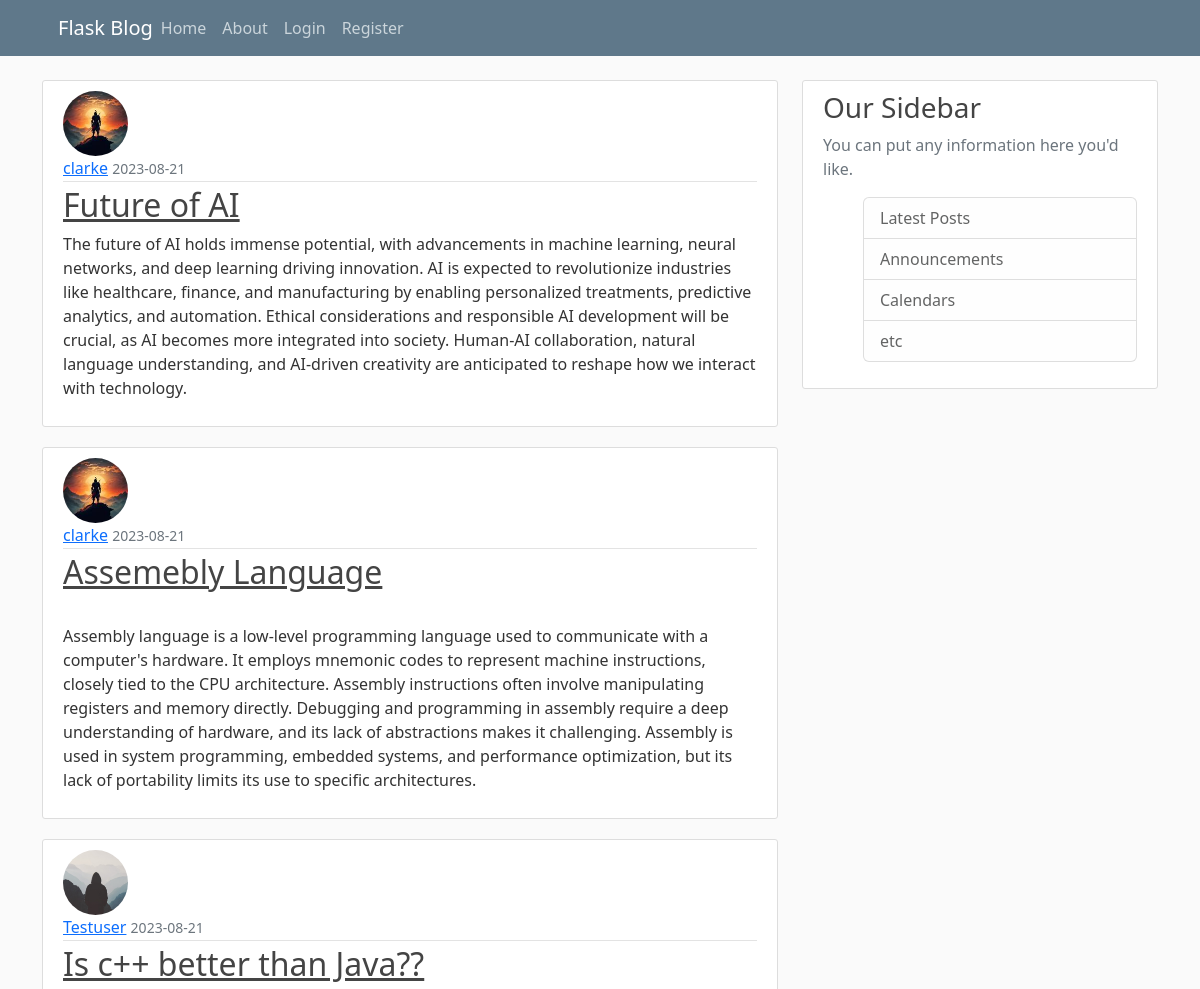
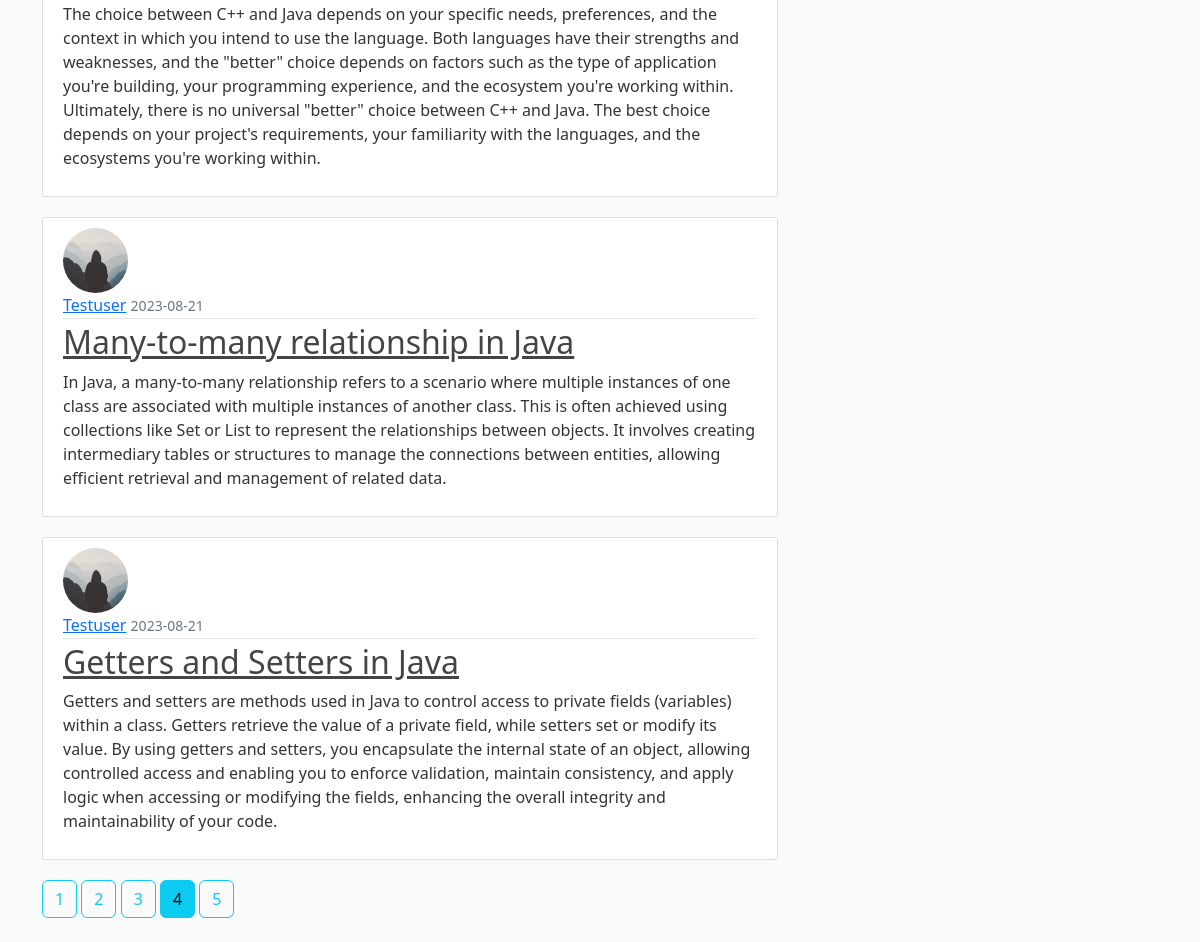
/home?page=4, run on the app's committed database (2 pictures, top to bottom).
### flaskblog/models.py (models this page shows, shortened)
class Post(db.Model) :
    id=db.Column(db.Integer,primary_key=True)
    title=db.Column(db.String(20),unique=True,nullable=False)
    date_posted=db.Column(db.DateTime,nullable=False,default=datetime.utcnow)
    content=db.Column(db.Text,nullable=False)
    user_id=db.Column(db.Integer,db.ForeignKey('user.id'),nullable=False)

class User(db.Model,UserMixin) :
    id=db.Column(db.Integer,primary_key=True)
    username=db.Column(db.String(20),unique=True,nullable=False)
    email=db.Column(db.String(120),unique=True,nullable=False)
    image_file=db.Column(db.String(20),nullable=False,default='default.jpg')
    password=db.Column(db.String(60),nullable=False)
    posts=db.relationship('Post',backref='author',lazy=True)

### flaskblog/routes.py (the view)
@app.route("/")
@app.route("/home")
def home():
    page=request.args.get('page',1,type=int)
    posts=Post.query.order_by(Post.date_posted.desc()).paginate(page=page,per_page=5)
    return render_template('home.html',posts=posts)

### flaskblog/templates/home.html (shortened to what this page needs)
{% extends "layout.html"%}
{%block content %}
        {% for post in posts.items%}
            <article class="media content-section">
                <img class="rounded-circle article-img" src="{{url_for('static',filename='profile_pics/' + post.author.image_file)}}">
                <div class="media-body">
                <div class="article-metadata">
                    <a class="mr-2" href="{{url_for('user_posts',username=post.author.username)}}">{{ post.author.username }}</a>
                    <small class="text-muted">{{ post.date_posted.strftime('%Y-%m-%d') }}</small>
                </div>
                <h2><a class="article-title" href="{{url_for('post',post_id=post.id)}}">{{ post.title }}</a></h2>
                <p class="article-content">{{ post.content }}</p>
                </div>
            </article>
        {%endfor%}
        {%for page_num in posts.iter_pages(left_edge=1,right_edge=1)%}
           {%if page_num%}
              {%if posts.page==page_num%}
                  <a class="btn btn-info mb-4" href="{{url_for('home',page=page_num)}}">{{page_num}}</a>
              {%else%}
                 <a class="btn btn-outline-info mb-4" href="{{url_for('home',page=page_num)}}">{{page_num}}</a>
              {%endif%}
           {%endif%}
        {%endfor%}
{%endblock content%}

### flaskblog/static/main.css (style rules this page uses)
body { background: #fafafa; color: #333333; margin-top: 5rem; }
h1, h2, h3, h4, h5, h6 { color: #444444; }
.content-section { background: #ffffff; padding: 10px 20px; border: 1px solid #dddddd; border-radius: 3px; margin-bottom: 20px; }
.article-title { color: #444444; }
.article-content { white-space: pre-line; }
.article-img { height: 65px; width: 65px; margin-right: 16px; }
.article-metadata { padding-bottom: 1px; margin-bottom: 4px; border-bottom: 1px solid #e3e3e3 }

### data on the page
Post: image_file (picture), author.username "clarke", date_posted "2023-08-21", title "Future of AI", content "The future of AI holds immense potential, with advancements in machine learning, neural networks, and deep learning driving innovation. AI is expected to revolutionize industries like healthcare, finance, and manufacturing by enabling personalized treatments, predictive analytics, and automation. Ethical considerations and responsible AI development will be crucial, as AI becomes more integrated into society. Human-AI collaboration, natural language understanding, and AI-driven creativity are anticipated to reshape how we interact with technology."
Post: image_file (picture), author.username "clarke", date_posted "2023-08-21", title "Assemebly Language", content "Assembly language is a low-level programming language used to communicate with a computer's hardware. It employs mnemonic codes to represent machine instructions, closely tied to the CPU architecture. Assembly instructions often involve manipulating registers and memory directly. Debugging and programming in assembly require a deep understanding of hardware, and its lack of abstractions makes it challenging. Assembly is used in system programming, embedded systems, and performance optimization, but its lack of portability limits its use to specific architectures."
Post: image_file (placeholder picture), author.username "Testuser", date_posted "2023-08-21", title "Is c++ better than Java??", content "The choice between C++ and Java depends on your specific needs, preferences, and the context in which you intend to use the language. Both languages have their strengths and weaknesses, and the \"better\" choice depends on factors such as the type of application you're building, your programming experience, and the ecosystem you're working within. Ultimately, there is no universal \"better\" choice between C++ and Java. The best choice depends on your project's requirements, your familiarity with the languages, and the ecosystems you're working within."
Post: image_file (placeholder picture), author.username "Testuser", date_posted "2023-08-21", title "Many-to-many relationship in Java", content "In Java, a many-to-many relationship refers to a scenario where multiple instances of one class are associated with multiple instances of another class. This is often achieved using collections like Set or List to represent the relationships between objects. It involves creating intermediary tables or structures to manage the connections between entities, allowing efficient retrieval and management of related data."
Post: image_file (placeholder picture), author.username "Testuser", date_posted "2023-08-21", title "Getters and Setters in Java", content "Getters and setters are methods used in Java to control access to private fields (variables) within a class. Getters retrieve the value of a private field, while setters set or modify its value. By using getters and setters, you encapsulate the internal state of an object, allowing controlled access and enabling you to enforce validation, maintain consistency, and apply logic when accessing or modifying the fields, enhancing the overall integrity and maintainability of your code."

### other printed values
{{ page_num }} "1" "2" "3" "5"
{{ page_num }} "4"
